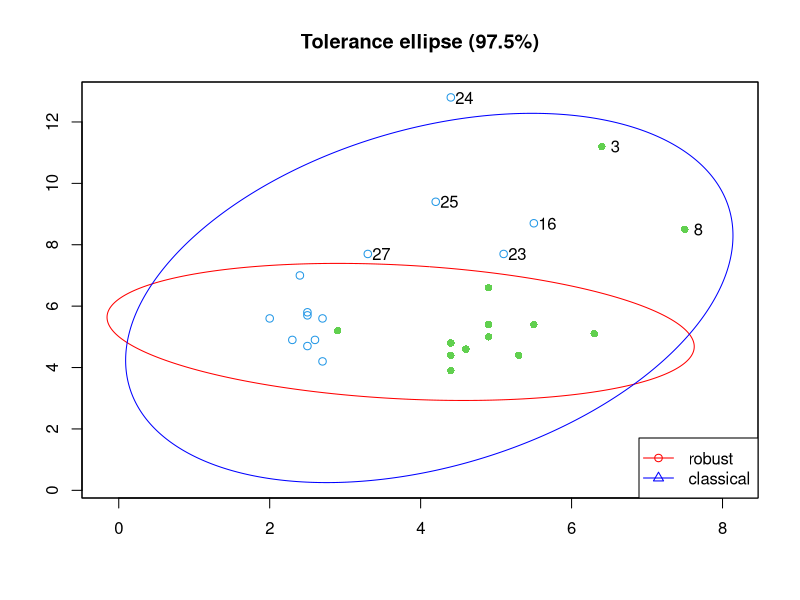
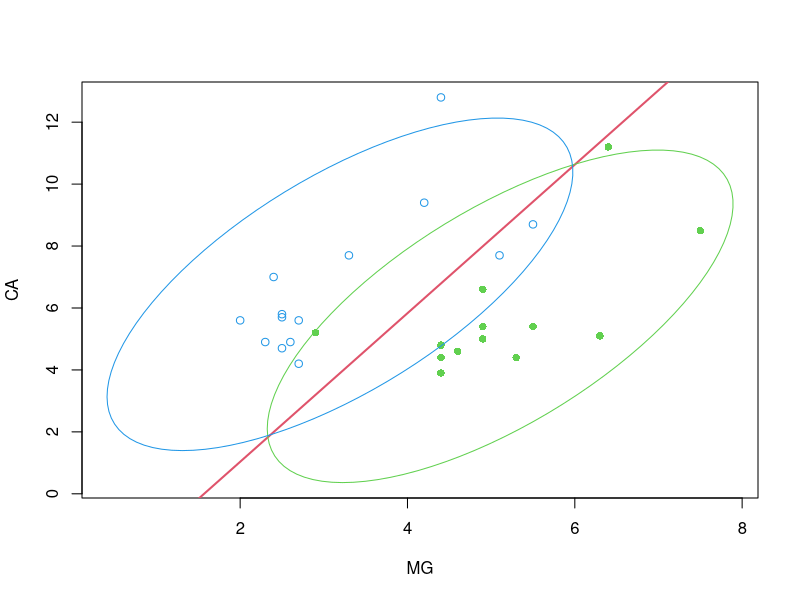
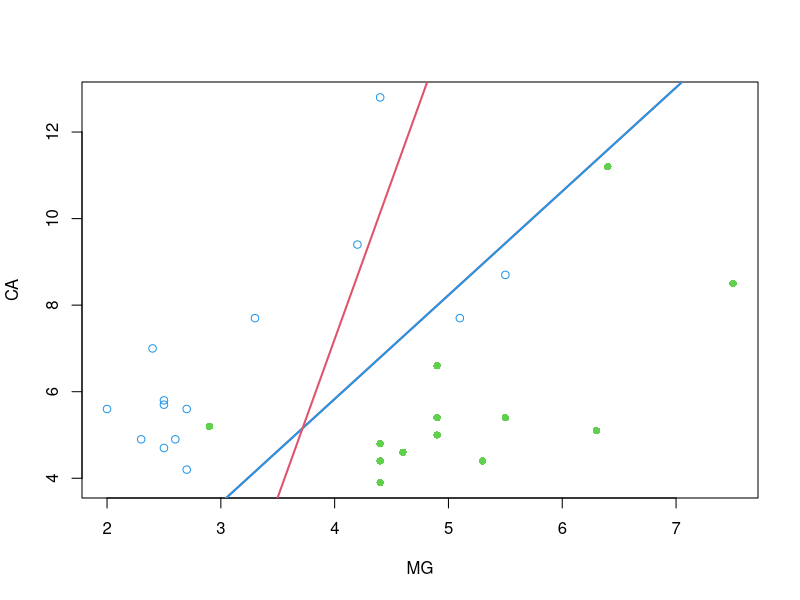

Reproduce these figures in R, in order.
library(rrcov)


### Name: pottery
### Title: Archaic Greek Pottery data
### Aliases: pottery pottery.test
### Keywords: datasets

### ** Examples


data(pottery)
x <- pottery[,c("MG", "CA")]
grp <- pottery$origin

##
## Compute robust location and covariance matrix and
## plot the tolerance ellipses
library(rrcov)
(mcd <- CovMcd(x))
col <- c(3,4)
gcol <- ifelse(grp == "Attic", col[1], col[2])
gpch <- ifelse(grp == "Attic", 16, 1)
plot(mcd, which="tolEllipsePlot", class=TRUE, col=gcol, pch=gpch)

##
## Perform classical LDA and plot the data, 0.975 tolerance ellipses
##  and LDA separation line
##
require(ellipse)
x <- pottery[,c("MG", "CA")]
grp <- pottery$origin
lda <- LdaClassic(x, grp)
lda
e1 <- ellipse(lda@cov, centre=lda@center[1,])
e2 <- ellipse(lda@cov, centre=lda@center[2,])

plot(CA~MG, data=pottery, col=gcol, pch=gpch,
    xlim=c(min(MG,e1[,1], e2[,1]), max(MG,e1[,1], e2[,1])),
    ylim=c(min(CA,e1[,2], e2[,2]), max(CA,e1[,2], e2[,2])))

ab <- lda@ldf[1,] - lda@ldf[2,]
cc <- lda@ldfconst[1] - lda@ldfconst[2]
abline(a=-cc/ab[2], b=-ab[1]/ab[2], col=2, lwd=2)

lines(e1, type="l", col=col[1])
lines(e2, type="l", col=col[2])

##
## Perform robust (MCD) LDA and plot data, classical and
##  robust separation line
##
require(ellipse)
plot(CA~MG, data=pottery, col=gcol, pch=gpch)
lda <- LdaClassic(x, grp)
ab <- lda@ldf[1,] - lda@ldf[2,]
cc <- lda@ldfconst[1] - lda@ldfconst[2]
abline(a=-cc/ab[2], b=-ab[1]/ab[2], col=2, lwd=2)
abline(a=-cc/ab[2], b=-ab[1]/ab[2], col=4, lwd=2)

rlda <- Linda(x, grp, method="mcd")
rlda
ab <- rlda@ldf[1,] - rlda@ldf[2,]
cc <- rlda@ldfconst[1] - rlda@ldfconst[2]
abline(a=-cc/ab[2], b=-ab[1]/ab[2], col=2, lwd=2)
